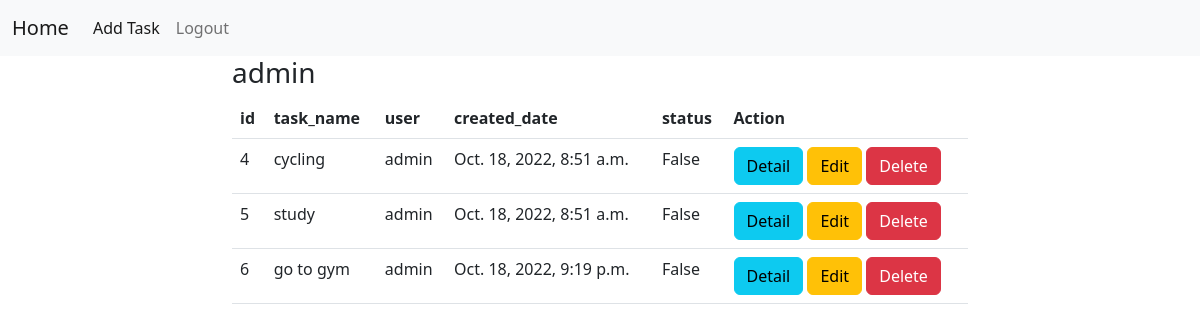
The app's page /todos/all/ (signed in) with its own data.
### task/models.py (models this page shows, shortened)
class Task(models.Model):
    task_name = models.CharField(max_length=100)
    user = models.ForeignKey(User, on_delete=models.CASCADE)
    created_date = models.DateTimeField(auto_now_add=True)
    status = models.BooleanField(default=False)

### task/views.py (the view)
# urls.py: path('todos/all/', TaskListView.as_view(), name="todo-all"),
class TaskListView(View):
    def get(self, request, *args, **kwargs):
        qs = Task.objects.all()
        return render(request, "task_list.html", {'todos': qs})

### task/templates/task_list.html
{%extends 'base.html'%} {%block body_block%}
<div class="container">
  <div class="row">
    <div class="col-2"></div>
    <div class="col-8">
      <h3>{{request.user}}</h3>
      <table class="table">
        <tr>
          <th>id</th>
          <th>task_name</th>
          <th>user</th>
          <th>created_date</th>
          <th>status</th>
          <th>Action</th>
        </tr>
        {%for task in todos%}
        <tr>
          <td>{{task.id}}</td>
          <td>{{task.task_name}}</td>
          <td>{{task.user}}</td>
          <td>{{task.created_date}}</td>
          <td>{{task.status}}</td>
          <td>
            <a href="{%url 'todo-detail' task.id%}" class="btn btn-info"
              >Detail</a
            >
            <a href="" class="btn btn-warning">Edit</a>
            <a href="{%url 'todo-delete' task.id%}" class="btn btn-danger"
              >Delete</a
            >
          </td>
        </tr>
        {%endfor%}
      </table>
    </div>
    <div class="col-2"></div>
  </div>
</div>
{%endblock%}

### records on screen
Task: id "4", task_name "cycling", user "admin", created_date "Oct. 18, 2022, 8:51 a.m.", status "False"
Task: id "5", task_name "study", user "admin", created_date "Oct. 18, 2022, 8:51 a.m.", status "False"
Task: id "6", task_name "go to gym", user "admin", created_date "Oct. 18, 2022, 9:19 p.m.", status "False"

### other values on screen
{{ request.user }} "admin"
